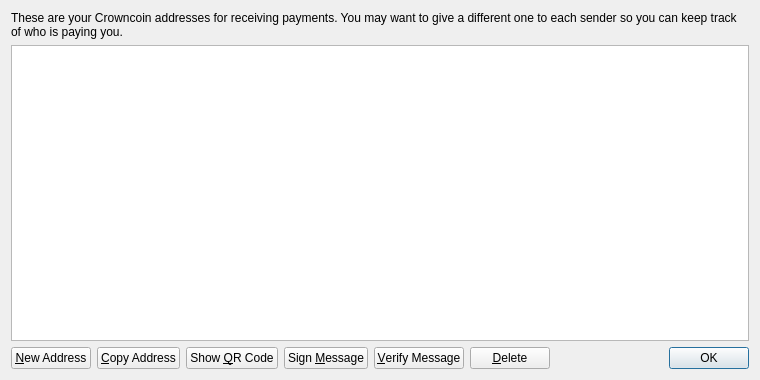
<?xml version="1.0" encoding="UTF-8"?>
<ui version="4.0">
 <class>AddressBookPage</class>
 <widget class="QWidget" name="AddressBookPage">
  <property name="geometry">
   <rect>
    <x>0</x>
    <y>0</y>
    <width>760</width>
    <height>380</height>
   </rect>
  </property>
  <property name="windowTitle">
   <string>Address Book</string>
  </property>
  <layout class="QVBoxLayout" name="verticalLayout">
   <item>
    <widget class="QLabel" name="labelExplanation">
     <property name="text">
      <string>These are your Crowncoin addresses for receiving payments. You may want to give a different one to each sender so you can keep track of who is paying you.</string>
     </property>
     <property name="textFormat">
      <enum>Qt::PlainText</enum>
     </property>
     <property name="wordWrap">
      <bool>true</bool>
     </property>
    </widget>
   </item>
   <item>
    <widget class="QTableView" name="tableView">
     <property name="contextMenuPolicy">
      <enum>Qt::CustomContextMenu</enum>
     </property>
     <property name="toolTip">
      <string>Double-click to edit address or label</string>
     </property>
     <property name="tabKeyNavigation">
      <bool>false</bool>
     </property>
     <property name="selectionMode">
      <enum>QAbstractItemView::SingleSelection</enum>
     </property>
     <property name="selectionBehavior">
      <enum>QAbstractItemView::SelectRows</enum>
     </property>
     <property name="sortingEnabled">
      <bool>true</bool>
     </property>
     <attribute name="verticalHeaderVisible">
      <bool>false</bool>
     </attribute>
    </widget>
   </item>
   <item>
    <layout class="QHBoxLayout" name="horizontalLayout">
     <item>
      <widget class="QPushButton" name="newAddressButton">
       <property name="toolTip">
        <string>Create a new address</string>
       </property>
       <property name="text">
        <string>&amp;New Address</string>
       </property>
      </widget>
     </item>
     <item>
      <widget class="QPushButton" name="copyToClipboard">
       <property name="toolTip">
        <string>Copy the currently selected address to the system clipboard</string>
       </property>
       <property name="text">
        <string>&amp;Copy Address</string>
       </property>
      </widget>
     </item>
     <item>
      <widget class="QPushButton" name="showQRCode">
       <property name="text">
        <string>Show &amp;QR Code</string>
       </property>
      </widget>
     </item>
     <item>
      <widget class="QPushButton" name="signMessage">
       <property name="toolTip">
        <string>Sign a message to prove you own a Crowncoin address</string>
       </property>
       <property name="text">
        <string>Sign &amp;Message</string>
       </property>
      </widget>
     </item>
     <item>
      <widget class="QPushButton" name="verifyMessage">
       <property name="toolTip">
        <string>Verify a message to ensure it was signed with a specified Crowncoin address</string>
       </property>
       <property name="text">
        <string>&amp;Verify Message</string>
       </property>
      </widget>
     </item>
     <item>
      <widget class="QPushButton" name="deleteButton">
       <property name="toolTip">
        <string>Delete the currently selected address from the list</string>
       </property>
       <property name="text">
        <string>&amp;Delete</string>
       </property>
      </widget>
     </item>
     <item>
      <spacer name="horizontalSpacer">
       <property name="orientation">
        <enum>Qt::Horizontal</enum>
       </property>
       <property name="sizeHint" stdset="0">
        <size>
         <width>40</width>
         <height>20</height>
        </size>
       </property>
      </spacer>
     </item>
     <item>
      <widget class="QDialogButtonBox" name="buttonBox">
       <property name="sizePolicy">
        <sizepolicy hsizetype="Maximum" vsizetype="Fixed">
         <horstretch>0</horstretch>
         <verstretch>0</verstretch>
        </sizepolicy>
       </property>
       <property name="standardButtons">
        <set>QDialogButtonBox::Ok</set>
       </property>
      </widget>
     </item>
    </layout>
   </item>
  </layout>
 </widget>
 <resources>
  <include location="../bitcoin.qrc"/>
 </resources>
 <connections/>
</ui>
